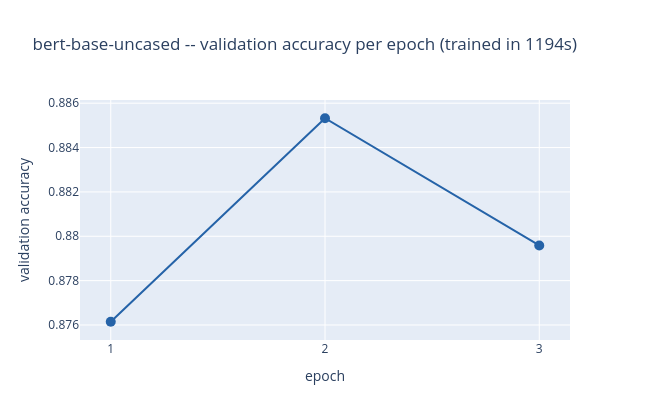

The notebook cell saved with this chart:
### Markdown cell above
**Idea -- watch the whole curve, not just the last number.** Evaluating once per epoch (`eval_strategy="epoch"` above) means `Trainer` records validation accuracy three times over the run, not only at the end. That is what lets us see whether performance is still climbing by epoch 3 or has already flattened -- the same "watch it rise" moment the narration promises (click 70), now measured rather than assumed.

### Code cell
t0 = time.time()
bert_trainer.train()
bert_train_seconds = time.time() - t0

bert_epoch_acc = [log["eval_accuracy"] for log in bert_trainer.state.log_history if "eval_accuracy" in log]
bert_epoch_num = list(range(1, len(bert_epoch_acc) + 1))

fig = go.Figure(go.Scatter(x=bert_epoch_num, y=bert_epoch_acc, mode="lines+markers",
                            line=dict(color=BLUE), marker=dict(size=10)))
fig.update_layout(title=f"bert-base-uncased -- validation accuracy per epoch "
                         f"(trained in {bert_train_seconds:.0f}s)",
                   xaxis_title="epoch", yaxis_title="validation accuracy",
                   xaxis=dict(dtick=1), width=650, height=420)
fig.show()

print(f"bert-base-uncased: {bert_train_seconds:.1f}s to train, "
      f"final validation accuracy = {bert_epoch_acc[-1]:.4f}")

### Figure 1 — Plotly figure (JSON) as saved in the notebook; plotly's stock layout.template omitted (floating-point values rounded to 4 significant figures)
{"data": [{"line": {"color": "#2563a8"}, "marker": {"size": 10}, "mode": "lines+markers", "type": "scatter", "x": [1, 2, 3], "y": [0.8761, 0.8853, 0.8796]}], "layout": {"height": 420, "title": {"text": "bert-base-uncased -- validation accuracy per epoch (trained in 1194s)"}, "width": 650, "xaxis": {"dtick": 1, "title": {"text": "epoch"}}, "yaxis": {"title": {"text": "validation accuracy"}}}}
